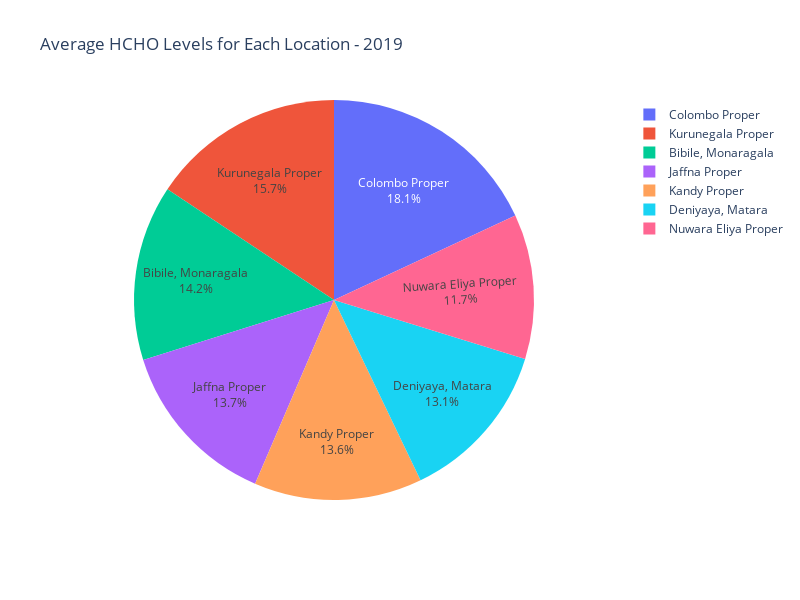
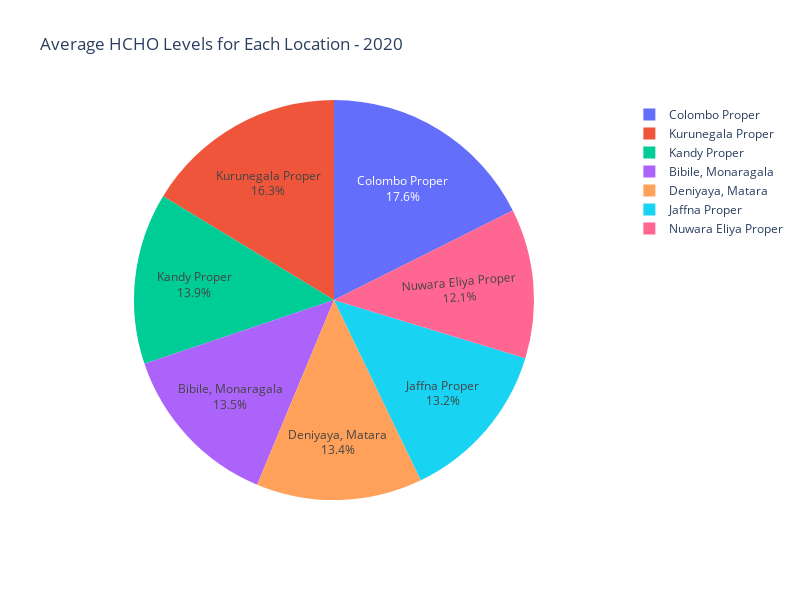
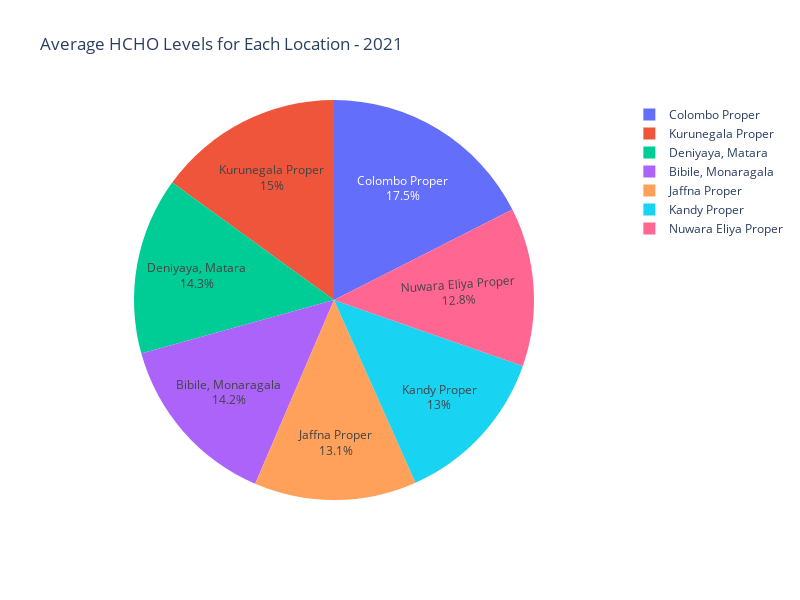
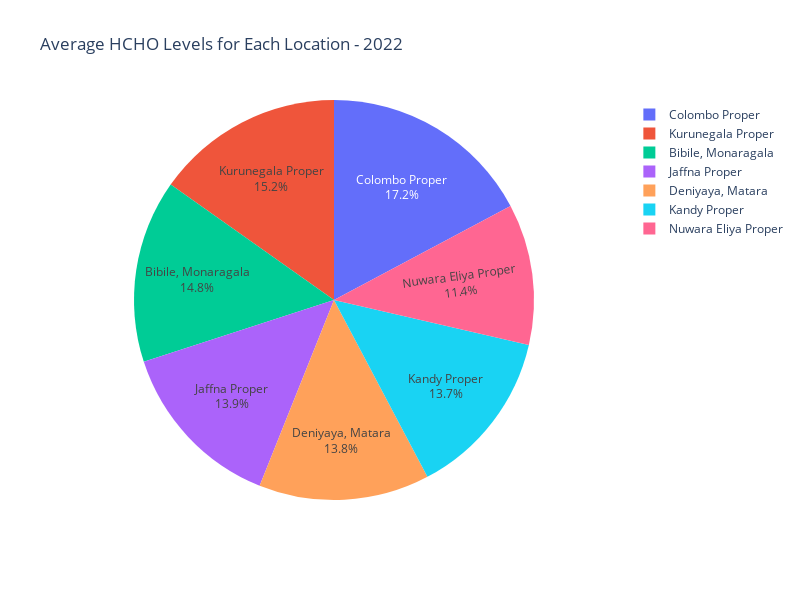

The cell these charts' notebook holds for them, in order:
### Code cell
# Calculate the mean HCHO for each location
location_data = df.groupby(['Location', pd.to_datetime(df['Current date']).dt.year])['HCHO'].mean().reset_index()

# Create bar plots and pie charts for each year
years = location_data['Current date'].unique()

for year in years:
    data_year = location_data[location_data['Current date'] == year]
    
    # Create bar plot
    plt.figure(figsize=(12, 6))
    sns.barplot(x='Location', y='HCHO', data=data_year, palette='viridis')
    plt.title(f'Average HCHO Levels for Each Location - {year}')
    plt.xlabel('Location')
    plt.ylabel('Average HCHO Reading')
    plt.xticks(rotation=45)
    plt.tight_layout()
    plt.show()

    # Create pie chart
    fig = px.pie(data_year, values='HCHO', names='Location', title=f'Average HCHO Levels for Each Location - {year}')

    # Update pie chart layout to make it larger
    fig.update_layout(
        autosize=False,
        width=800,
        height=600,
        margin=dict(l=50, r=50, b=100, t=100, pad=4)
    )

    fig.update_traces(textposition='inside', textinfo='percent+label')
    fig.show()

### Figure 1 — Plotly figure (JSON) as saved in the notebook; plotly's stock layout.template omitted (floating-point values rounded to 4 significant figures)
{"data": [{"domain": {"x": [0, 1], "y": [0, 1]}, "hovertemplate": "Location=%{label}<br>HCHO=%{value}<extra></extra>", "labels": ["Bibile, Monaragala", "Colombo Proper", "Deniyaya, Matara", "Jaffna Proper", "Kandy Proper", "Kurunegala Proper", "Nuwara Eliya Proper"], "legendgroup": "", "name": "", "showlegend": true, "textinfo": "percent+label", "textposition": "inside", "type": "pie", "values": [0.0001195, 0.0001522, 0.0001105, 0.0001154, 0.0001144, 0.000132, 9.851e-05]}], "layout": {"autosize": false, "height": 600, "legend": {"tracegroupgap": 0}, "margin": {"b": 100, "l": 50, "pad": 4, "r": 50, "t": 100}, "title": {"text": "Average HCHO Levels for Each Location - 2019"}, "width": 800}}

### Figure 2 — Plotly figure (JSON) as saved in the notebook; plotly's stock layout.template omitted (floating-point values rounded to 4 significant figures)
{"data": [{"domain": {"x": [0, 1], "y": [0, 1]}, "hovertemplate": "Location=%{label}<br>HCHO=%{value}<extra></extra>", "labels": ["Bibile, Monaragala", "Colombo Proper", "Deniyaya, Matara", "Jaffna Proper", "Kandy Proper", "Kurunegala Proper", "Nuwara Eliya Proper"], "legendgroup": "", "name": "", "showlegend": true, "textinfo": "percent+label", "textposition": "inside", "type": "pie", "values": [0.0001133, 0.0001472, 0.0001123, 0.00011, 0.0001159, 0.0001363, 0.0001011]}], "layout": {"autosize": false, "height": 600, "legend": {"tracegroupgap": 0}, "margin": {"b": 100, "l": 50, "pad": 4, "r": 50, "t": 100}, "title": {"text": "Average HCHO Levels for Each Location - 2020"}, "width": 800}}

### Figure 3 — Plotly figure (JSON) as saved in the notebook; plotly's stock layout.template omitted (floating-point values rounded to 4 significant figures)
{"data": [{"domain": {"x": [0, 1], "y": [0, 1]}, "hovertemplate": "Location=%{label}<br>HCHO=%{value}<extra></extra>", "labels": ["Bibile, Monaragala", "Colombo Proper", "Deniyaya, Matara", "Jaffna Proper", "Kandy Proper", "Kurunegala Proper", "Nuwara Eliya Proper"], "legendgroup": "", "name": "", "showlegend": true, "textinfo": "percent+label", "textposition": "inside", "type": "pie", "values": [0.0001116, 0.0001374, 0.0001122, 0.0001029, 0.0001017, 0.0001176, 0.0001005]}], "layout": {"autosize": false, "height": 600, "legend": {"tracegroupgap": 0}, "margin": {"b": 100, "l": 50, "pad": 4, "r": 50, "t": 100}, "title": {"text": "Average HCHO Levels for Each Location - 2021"}, "width": 800}}

### Figure 4 — Plotly figure (JSON) as saved in the notebook; plotly's stock layout.template omitted (floating-point values rounded to 4 significant figures)
{"data": [{"domain": {"x": [0, 1], "y": [0, 1]}, "hovertemplate": "Location=%{label}<br>HCHO=%{value}<extra></extra>", "labels": ["Bibile, Monaragala", "Colombo Proper", "Deniyaya, Matara", "Jaffna Proper", "Kandy Proper", "Kurunegala Proper", "Nuwara Eliya Proper"], "legendgroup": "", "name": "", "showlegend": true, "textinfo": "percent+label", "textposition": "inside", "type": "pie", "values": [0.0001211, 0.0001409, 0.000113, 0.000114, 0.0001118, 0.0001245, 9.328e-05]}], "layout": {"autosize": false, "height": 600, "legend": {"tracegroupgap": 0}, "margin": {"b": 100, "l": 50, "pad": 4, "r": 50, "t": 100}, "title": {"text": "Average HCHO Levels for Each Location - 2022"}, "width": 800}}
